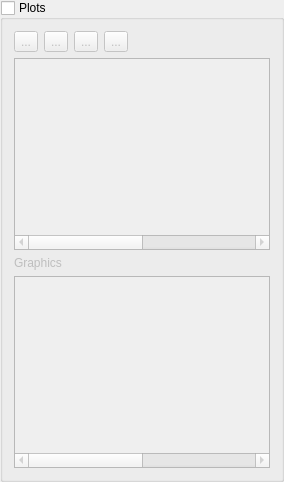
              <widget class="QgsCollapsibleGroupBox" name="groupPlot">
               <property name="title">
                <string>Plots</string>
               </property>
               <property name="checkable">
                <bool>true</bool>
               </property>
               <property name="checked">
                <bool>false</bool>
               </property>
               <property name="collapsed">
                <bool>false</bool>
               </property>
               <layout class="QVBoxLayout" name="verticalLayout_7">
                <item>
                 <layout class="QGridLayout" name="gridLayout_4">
                  <item row="0" column="2">
                   <widget class="QToolButton" name="btnPlotUp">
                    <property name="text">
                     <string>...</string>
                    </property>
                   </widget>
                  </item>
                  <item row="0" column="0">
                   <widget class="QToolButton" name="btnAddPlot">
                    <property name="text">
                     <string>...</string>
                    </property>
                   </widget>
                  </item>
                  <item row="0" column="1">
                   <widget class="QToolButton" name="btnRemovePlot">
                    <property name="text">
                     <string>...</string>
                    </property>
                   </widget>
                  </item>
                  <item row="1" column="0" colspan="5">
                   <widget class="PlotItemsTable" name="tablePlots">
                    <property name="minimumSize">
                     <size>
                      <width>0</width>
                      <height>150</height>
                     </size>
                    </property>
                    <property name="editTriggers">
                     <set>QAbstractItemView::AllEditTriggers</set>
                    </property>
                    <property name="wordWrap">
                     <bool>false</bool>
                    </property>
                    <attribute name="horizontalHeaderVisible">
                     <bool>false</bool>
                    </attribute>
                    <attribute name="horizontalHeaderCascadingSectionResizes">
                     <bool>false</bool>
                    </attribute>
                    <attribute name="horizontalHeaderMinimumSectionSize">
                     <number>80</number>
                    </attribute>
                    <attribute name="horizontalHeaderDefaultSectionSize">
                     <number>110</number>
                    </attribute>
                    <attribute name="horizontalHeaderStretchLastSection">
                     <bool>true</bool>
                    </attribute>
                    <attribute name="verticalHeaderDefaultSectionSize">
                     <number>21</number>
                    </attribute>
                    <column>
                     <property name="text">
                      <string>Plot Type</string>
                     </property>
                    </column>
                    <column>
                     <property name="text">
                      <string>Plot Items</string>
                     </property>
                    </column>
                    <column>
                     <property name="text">
                      <string>Position</string>
                     </property>
                    </column>
                    <column>
                     <property name="text">
                      <string>Properties</string>
                     </property>
                    </column>
                   </widget>
                  </item>
                  <item row="0" column="4">
                   <spacer name="horizontalSpacer_3">
                    <property name="orientation">
                     <enum>Qt::Horizontal</enum>
                    </property>
                    <property name="sizeHint" stdset="0">
                     <size>
                      <width>40</width>
                      <height>20</height>
                     </size>
                    </property>
                   </spacer>
                  </item>
                  <item row="0" column="3">
                   <widget class="QToolButton" name="btnPlotDown">
                    <property name="text">
                     <string>...</string>
                    </property>
                   </widget>
                  </item>
                  <item row="3" column="0" colspan="5">
                   <widget class="GraphicItemsTable" name="tableGraphics">
                    <property name="minimumSize">
                     <size>
                      <width>0</width>
                      <height>150</height>
                     </size>
                    </property>
                    <property name="editTriggers">
                     <set>QAbstractItemView::AllEditTriggers</set>
                    </property>
                    <property name="wordWrap">
                     <bool>false</bool>
                    </property>
                    <attribute name="horizontalHeaderVisible">
                     <bool>false</bool>
                    </attribute>
                    <attribute name="horizontalHeaderDefaultSectionSize">
                     <number>110</number>
                    </attribute>
                    <attribute name="horizontalHeaderStretchLastSection">
                     <bool>true</bool>
                    </attribute>
                    <attribute name="verticalHeaderMinimumSectionSize">
                     <number>20</number>
                    </attribute>
                    <attribute name="verticalHeaderDefaultSectionSize">
                     <number>20</number>
                    </attribute>
                    <column>
                     <property name="text">
                      <string>ID</string>
                     </property>
                    </column>
                    <column>
                     <property name="text">
                      <string>User Label</string>
                     </property>
                    </column>
                    <column>
                     <property name="text">
                      <string>Position</string>
                     </property>
                    </column>
                    <column>
                     <property name="text">
                      <string>Properties</string>
                     </property>
                    </column>
                   </widget>
                  </item>
                  <item row="2" column="0" colspan="5">
                   <widget class="QLabel" name="label_23">
                    <property name="text">
                     <string>Graphics</string>
                    </property>
                   </widget>
                  </item>
                 </layout>
                </item>
               </layout>
              </widget>
